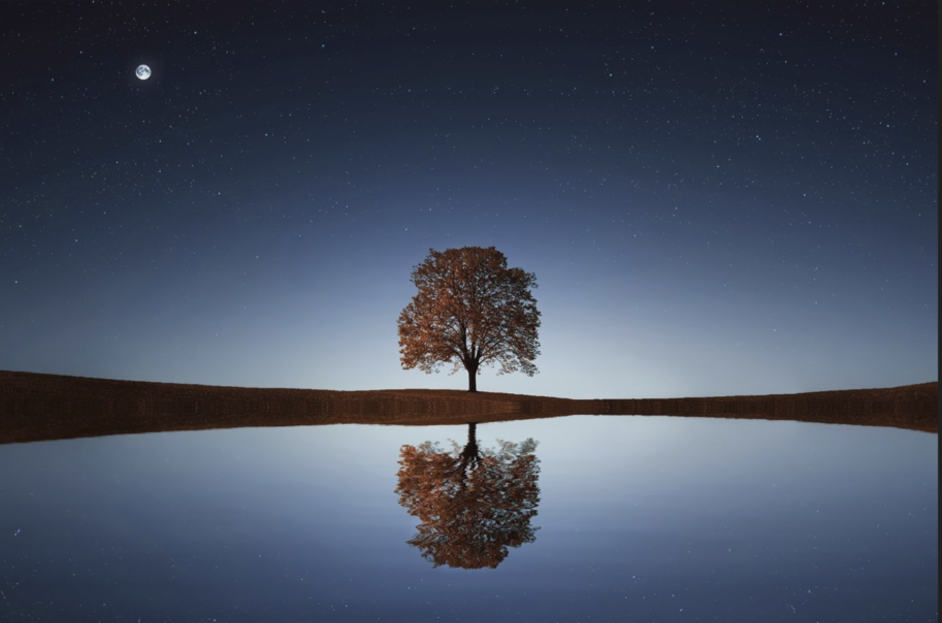
#> input picture images/img1.png, 1884 x 1246 px, found by its file name (shown at 1/2 size)
$ python and.py
#> lines starting #> are read from the running program, lines starting #| are printed output that depends on the picture
import cv2

# Read the images
img1 = cv2.imread("images/img1.png")
#> img1 is the input picture: shape (1246, 1884, 3); mean B, G, R 97.1, 79.2, 70.3
img2 = cv2.imread("images/img2.png")
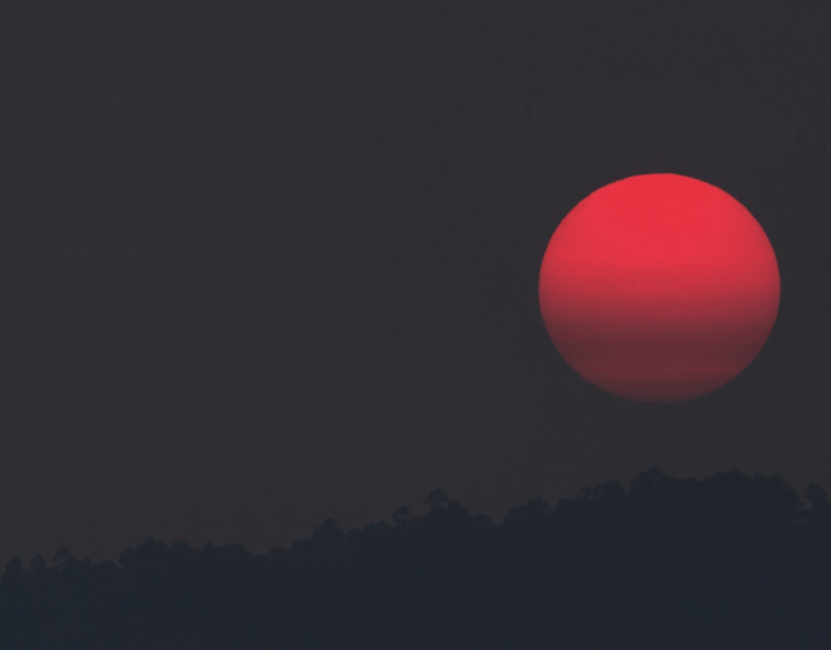
#> input picture images/img2.png, 1662 x 1300 px, found by its file name (shown at 1/2 size)
#> img2 is the input picture: shape (1300, 1662, 3); mean B, G, R 50.3, 44.3, 53.5

# Resize the images
img1 = cv2.resize(img1, (200, 200))
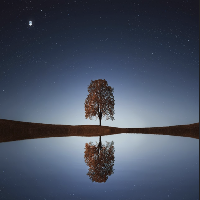
#> img1: shape (200, 200, 3); mean B, G, R 96.9, 79.1, 70.2
img2 = cv2.resize(img2, (200, 200))
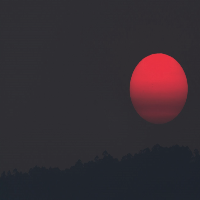
#> img2: shape (200, 200, 3); mean B, G, R 50.3, 44.2, 53.4

img_and=cv2.bitwise_and(img1,img2,mask=None)
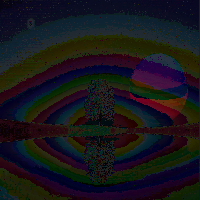
#> img_and: shape (200, 200, 3); mean B, G, R 27.3, 22.3, 24.1
cv2.imshow("and Image", img_and)

# Wait for a key press and close the windows
cv2.waitKey(0)
cv2.destroyAllWindows()
